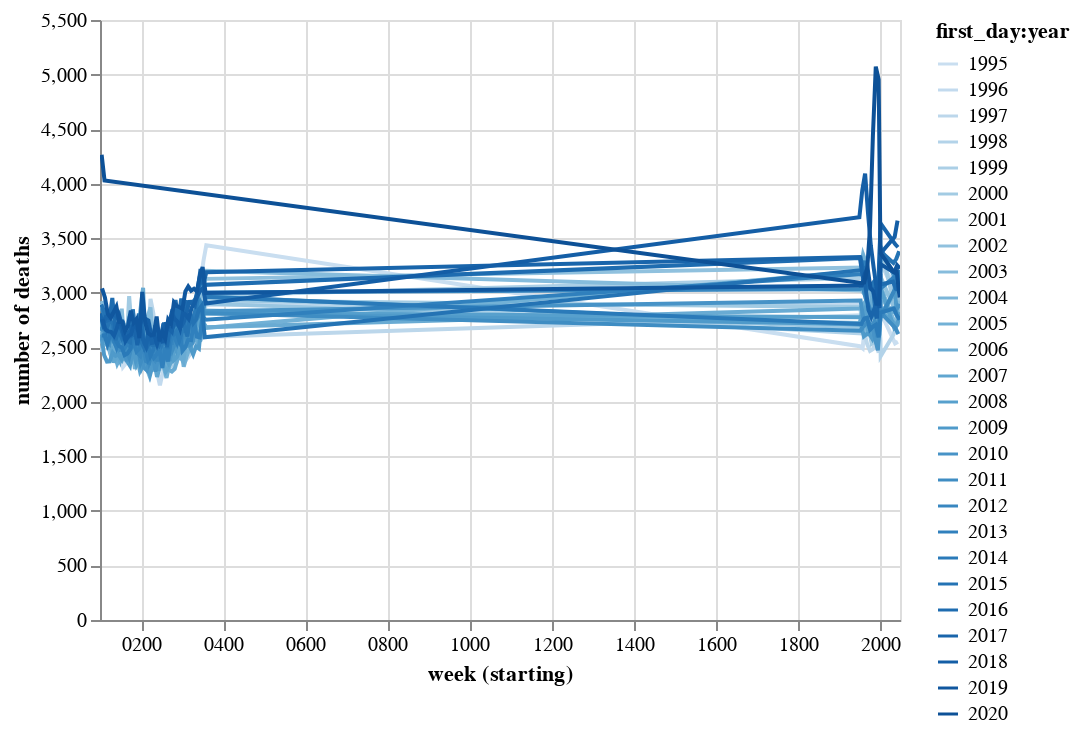

Here is the notebook cell this chart was saved with:
### Code cell
alt.Chart(df).mark_line().encode(
    alt.X('first_day:yday', type='temporal', title='week (starting)'),
    alt.Y('deaths', type='quantitative', title='number of deaths'),
    color='first_day:year:O'
).interactive() #.add_selection(alt.selection_interval(bind='scales'))

#band = alt.Chart(df).mark_errorband(extent='ci').encode(
#    x = 'first_day',
#    y = 'deaths'
#)

#line + band

### Figure 1 — Vega-Lite specification as saved in the notebook (floating-point values rounded to 4 significant figures; data arrays with more than 128 entries replaced by an {"elided": "..."} marker saying what was removed)
{"config": {"view": {"continuousWidth": 400, "continuousHeight": 300}}, "data": {"name": "data-0bdd129f33efb888627c1caf733a5c7c"}, "mark": "line", "encoding": {"color": {"type": "ordinal", "field": "first_day:year"}, "x": {"type": "temporal", "field": "first_day:yday", "title": "week (starting)"}, "y": {"type": "quantitative", "field": "deaths", "title": "number of deaths"}}, "selection": {"selector014": {"type": "interval", "bind": "scales", "encodings": ["x", "y"]}}, "$schema": "https://vega.github.io/schema/vega-lite/v4.8.1.json", "datasets": {"data-0bdd129f33efb888627c1caf733a5c7c": {"elided": "1300 records"}}}
